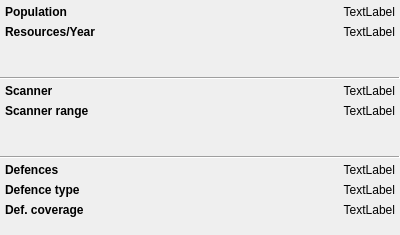
<?xml version="1.0" encoding="UTF-8"?>
<ui version="4.0">
 <class>PlanetStatusWidget</class>
 <widget class="QWidget" name="PlanetStatusWidget">
  <property name="geometry">
   <rect>
    <x>0</x>
    <y>0</y>
    <width>400</width>
    <height>235</height>
   </rect>
  </property>
  <property name="windowTitle">
   <string>Form</string>
  </property>
  <layout class="QVBoxLayout" name="verticalLayout">
   <property name="spacing">
    <number>0</number>
   </property>
   <property name="margin">
    <number>0</number>
   </property>
   <item>
    <widget class="QWidget" name="widget" native="true">
     <property name="sizePolicy">
      <sizepolicy hsizetype="Preferred" vsizetype="Minimum">
       <horstretch>0</horstretch>
       <verstretch>0</verstretch>
      </sizepolicy>
     </property>
     <layout class="QFormLayout" name="formLayout">
      <property name="fieldGrowthPolicy">
       <enum>QFormLayout::AllNonFixedFieldsGrow</enum>
      </property>
      <property name="margin">
       <number>5</number>
      </property>
      <item row="0" column="0">
       <widget class="QLabel" name="label">
        <property name="font">
         <font>
          <weight>75</weight>
          <bold>true</bold>
         </font>
        </property>
        <property name="styleSheet">
         <string notr="true"/>
        </property>
        <property name="text">
         <string>Population</string>
        </property>
       </widget>
      </item>
      <item row="0" column="1">
       <widget class="QLabel" name="populationLabel">
        <property name="text">
         <string>TextLabel</string>
        </property>
        <property name="alignment">
         <set>Qt::AlignRight|Qt::AlignTrailing|Qt::AlignVCenter</set>
        </property>
       </widget>
      </item>
      <item row="1" column="0">
       <widget class="QLabel" name="label_3">
        <property name="font">
         <font>
          <weight>75</weight>
          <bold>true</bold>
         </font>
        </property>
        <property name="styleSheet">
         <string notr="true"/>
        </property>
        <property name="text">
         <string>Resources/Year</string>
        </property>
       </widget>
      </item>
      <item row="1" column="1">
       <widget class="QLabel" name="resourcesLabel">
        <property name="text">
         <string>TextLabel</string>
        </property>
        <property name="alignment">
         <set>Qt::AlignRight|Qt::AlignTrailing|Qt::AlignVCenter</set>
        </property>
       </widget>
      </item>
     </layout>
    </widget>
   </item>
   <item>
    <widget class="QFrame" name="frame">
     <property name="minimumSize">
      <size>
       <width>0</width>
       <height>2</height>
      </size>
     </property>
     <property name="maximumSize">
      <size>
       <width>16777215</width>
       <height>2</height>
      </size>
     </property>
     <property name="frameShape">
      <enum>QFrame::Panel</enum>
     </property>
     <property name="frameShadow">
      <enum>QFrame::Sunken</enum>
     </property>
    </widget>
   </item>
   <item>
    <widget class="QWidget" name="widget_2" native="true">
     <layout class="QFormLayout" name="formLayout_2">
      <property name="margin">
       <number>5</number>
      </property>
      <item row="0" column="0">
       <widget class="QLabel" name="label_8">
        <property name="font">
         <font>
          <weight>75</weight>
          <bold>true</bold>
         </font>
        </property>
        <property name="text">
         <string>Scanner</string>
        </property>
       </widget>
      </item>
      <item row="1" column="0">
       <widget class="QLabel" name="label_9">
        <property name="font">
         <font>
          <weight>75</weight>
          <bold>true</bold>
         </font>
        </property>
        <property name="text">
         <string>Scanner range</string>
        </property>
       </widget>
      </item>
      <item row="0" column="1">
       <widget class="QLabel" name="scannerTypeLabel">
        <property name="text">
         <string>TextLabel</string>
        </property>
        <property name="alignment">
         <set>Qt::AlignRight|Qt::AlignTrailing|Qt::AlignVCenter</set>
        </property>
       </widget>
      </item>
      <item row="1" column="1">
       <widget class="QLabel" name="scannerRangeLabel">
        <property name="text">
         <string>TextLabel</string>
        </property>
        <property name="alignment">
         <set>Qt::AlignRight|Qt::AlignTrailing|Qt::AlignVCenter</set>
        </property>
       </widget>
      </item>
     </layout>
    </widget>
   </item>
   <item>
    <widget class="QFrame" name="frame_2">
     <property name="minimumSize">
      <size>
       <width>0</width>
       <height>2</height>
      </size>
     </property>
     <property name="maximumSize">
      <size>
       <width>16777215</width>
       <height>2</height>
      </size>
     </property>
     <property name="frameShape">
      <enum>QFrame::Panel</enum>
     </property>
     <property name="frameShadow">
      <enum>QFrame::Sunken</enum>
     </property>
    </widget>
   </item>
   <item>
    <widget class="QWidget" name="widget_3" native="true">
     <layout class="QFormLayout" name="formLayout_3">
      <property name="margin">
       <number>5</number>
      </property>
      <item row="0" column="0">
       <widget class="QLabel" name="label_2">
        <property name="font">
         <font>
          <weight>75</weight>
          <bold>true</bold>
         </font>
        </property>
        <property name="text">
         <string>Defences</string>
        </property>
       </widget>
      </item>
      <item row="0" column="1">
       <widget class="QLabel" name="defencesLabel">
        <property name="text">
         <string>TextLabel</string>
        </property>
        <property name="alignment">
         <set>Qt::AlignRight|Qt::AlignTrailing|Qt::AlignVCenter</set>
        </property>
       </widget>
      </item>
      <item row="1" column="0">
       <widget class="QLabel" name="label_5">
        <property name="font">
         <font>
          <weight>75</weight>
          <bold>true</bold>
         </font>
        </property>
        <property name="text">
         <string>Defence type</string>
        </property>
       </widget>
      </item>
      <item row="1" column="1">
       <widget class="QLabel" name="defenceTypeLabel">
        <property name="text">
         <string>TextLabel</string>
        </property>
        <property name="alignment">
         <set>Qt::AlignRight|Qt::AlignTrailing|Qt::AlignVCenter</set>
        </property>
       </widget>
      </item>
      <item row="2" column="0">
       <widget class="QLabel" name="label_7">
        <property name="font">
         <font>
          <weight>75</weight>
          <bold>true</bold>
         </font>
        </property>
        <property name="text">
         <string>Def. coverage</string>
        </property>
       </widget>
      </item>
      <item row="2" column="1">
       <widget class="QLabel" name="defencesCoverageLabel">
        <property name="text">
         <string>TextLabel</string>
        </property>
        <property name="alignment">
         <set>Qt::AlignRight|Qt::AlignTrailing|Qt::AlignVCenter</set>
        </property>
       </widget>
      </item>
     </layout>
    </widget>
   </item>
  </layout>
 </widget>
 <resources/>
 <connections/>
</ui>
